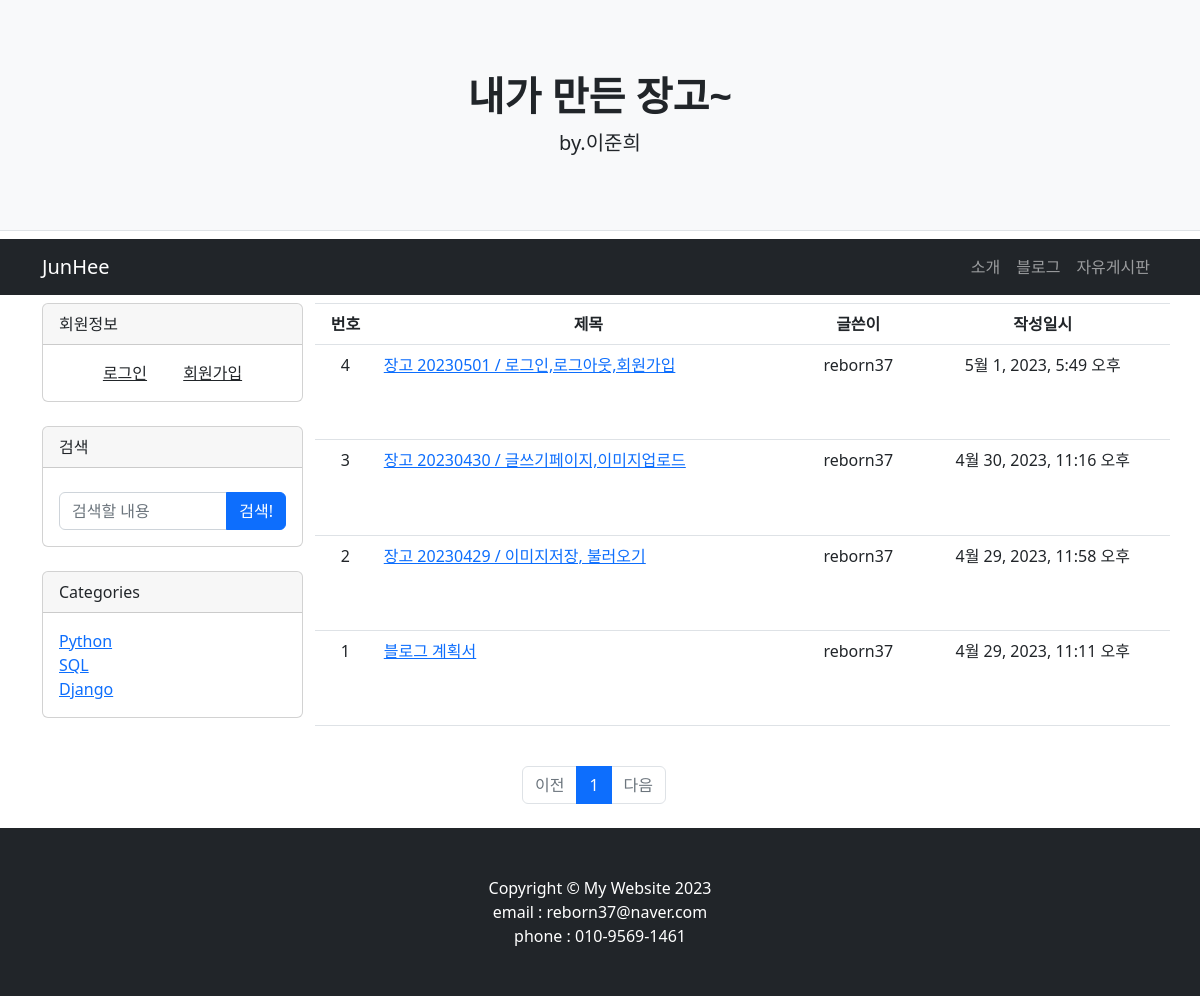
The page /blog/ on the database as committed earlier.
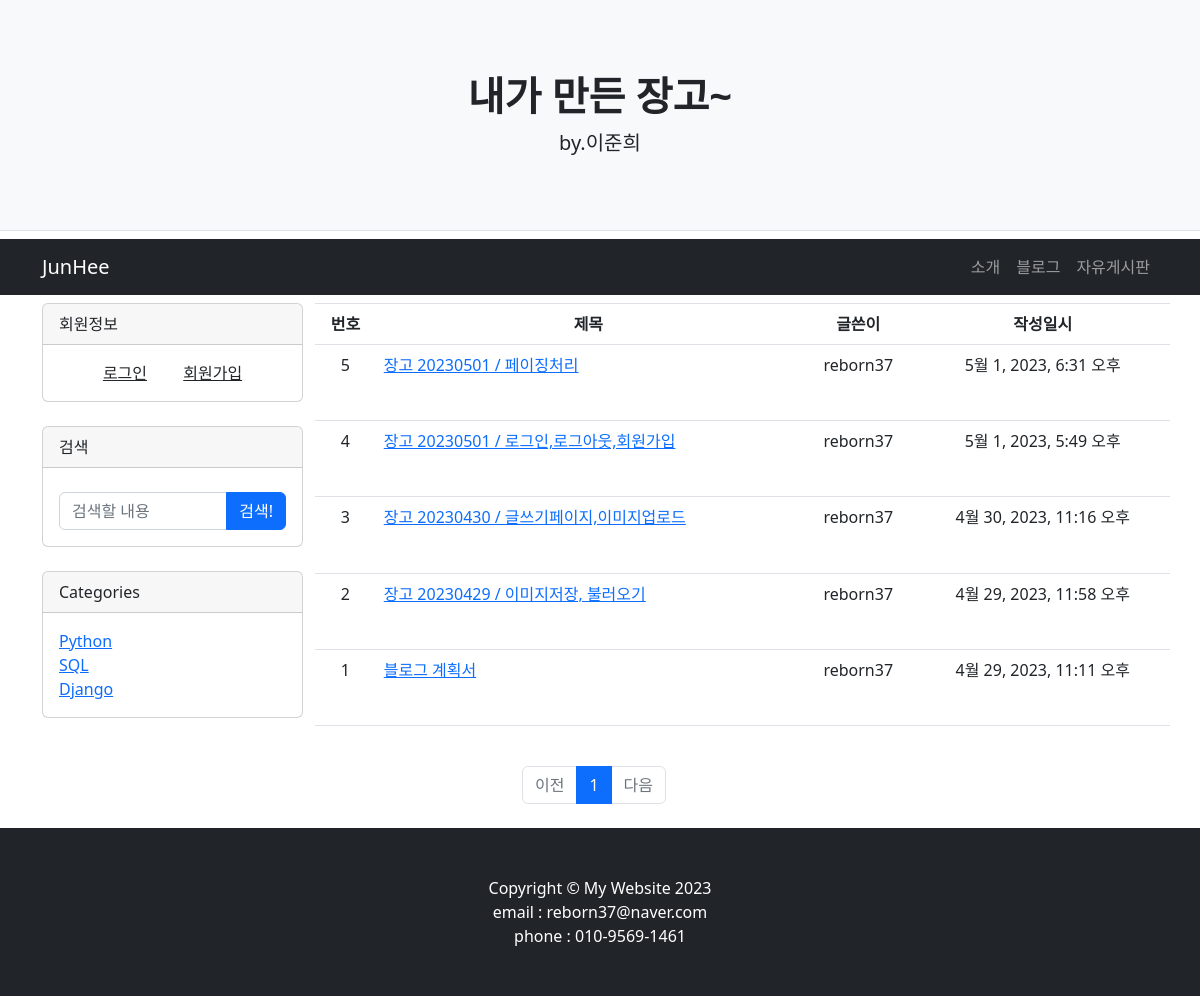
The same page on the database as committed later.
### blog/models.py (models this page shows, shortened)
class Post(models.Model):
    id = models.AutoField(primary_key=True)
    title = models.CharField(max_length=200)
    author = models.ForeignKey(User, on_delete=models.CASCADE, related_name='author_question')
    content = models.TextField()
    create_date = models.DateTimeField()
    modify_date = models.DateTimeField(null=True, blank=True)
    click = models.IntegerField(null=True, default=0) # 클릭
    category = models.ForeignKey(Category,null=True,blank=True,on_delete=models.SET_NULL,related_name='blog_category')
    class Meta:
        db_table = 'post'

### blog/views.py (the view, shortened to what this page needs)
# urls.py: path('', views.bloghome,name='bloghome'),
def bloghome(request):
    posts = countpost(request)
    comments = countcomment(request)
    page = request.GET.get('page', '1') # 페이지
    kw = request.GET.get('kw', '')  # 검색어
    post_list = Post.objects.order_by('-create_date')
    paginator = Paginator(post_list, 5)  # 페이지당 10개씩 보여주기
    page_obj = paginator.get_page(page)
    context = {'post_list': page_obj, 'page': page, 'kw': kw, 'posts':posts,'comments':comments}
    return render(request, 'blog/blogmain.html', context)

### blog/templatetags/blog_filter.py (called while the page is built)
@register.filter
def sub(value, arg):
    return value - arg

### blog/views.py (called while the page is built)
def countpost(request):
    if request.user in User.objects.all(): # 유저가 로그인하면
        return Post.objects.filter(author_id=request.user).count() # 유저의 아이디=포스트 작성자 아이디 인 포스트들의 갯수를 세서 posts에 담아서 render
    else:
        return Post.objects

def countcomment(request):
    if request.user in User.objects.all():
        return Comment.objects.filter(author_id=request.user).count()
    else:
        return Comment.objects

### templates/blog/blogmain.html (shortened to what this page needs)
{% extends 'base.html' %}
{% load blog_filter %}
{% block content%}
<div class="container">
    <div class="row">
        {% include  "leftbox.html" %}
        <table class="table">
            <thead class='table-bordered'>
                <tr class=' text-center'>
                    <th>번호</th>
                    <th sytle="width:50%">제목</th>
                    <th>글쓴이</th>
                    <th>작성일시</th>
                </tr>
            </thead>
            <tbody>
            {% if post_list %}
            {% for post in post_list %}
                <tr class="text-center">
                    <td>
                        {{ post_list.paginator.count|sub:post_list.start_index|sub:forloop.counter0|add:1 }}
                    </td>
                    <td class='text-start'>
                        <a href="{% url 'blog:detail' post.id %}">{{ post.title }} </a>
                    </td>
                    <td>{{ post.author.username }}</td>
                    {% if post.modify_date %}
                    <td>{{ post.modify_date }}(수정됨)</td>
                    {% else %}
                    <td>{{ post.create_date }}</td>
                    {% endif %}
                </tr>
            {% endfor %}
            {% else %}
            <tr>
                <td colspan="4">게시글이 없습니다.</td>
            </tr>
            {% endif %}
            </tbody>
        </table>
        <ul class="pagination justify-content-center my-4">
            {% if post_list.has_previous %}
            <li class="page-item">
                <a class="page-link" href="?page={{ post_list.previous_page_number }}">이전</a>
            </li>
            {% else %}
            <li class="page-item disabled">
                <a class="page-link" tabindex="-1" aria-disabled="true" href="#">이전</a>
            </li>
            {% endif %}
            {% for page_number in post_list.paginator.page_range %}
            {% if page_number == post_list.number %}
            <li class="page-item active" aria-current="page">
                <a class="page-link" href="?page={{ page_number }}">{{ page_number }}</a>
            </li>
            {% else %}
            <li class="page-item">
                <a class="page-link" href="?page={{ page_number }}">{{ page_number }}</a>
            </li>
            {% endif %}
            {% endfor %}
            {% if post_list.has_next %}
            <li class="page-item">
                <a class="page-link" href="?page={{ post_list.next_page_number }}">다음</a>
            </li>
            {% else %}
            <li class="page-item disabled">
                <a class="page-link" tabindex="-1" aria-disabled="true" href="#">다음</a>
            </li>
            {% endif %}
        </ul>
    </div>
</div>
{% endblock %}

Rows that differ between the two databases and show on the page:
added Post: paginator.count|sub "5", title "장고 20230501 / 페이징처리", author.username "reborn37", create_date "5월 1, 2023, 6:31 오후"
